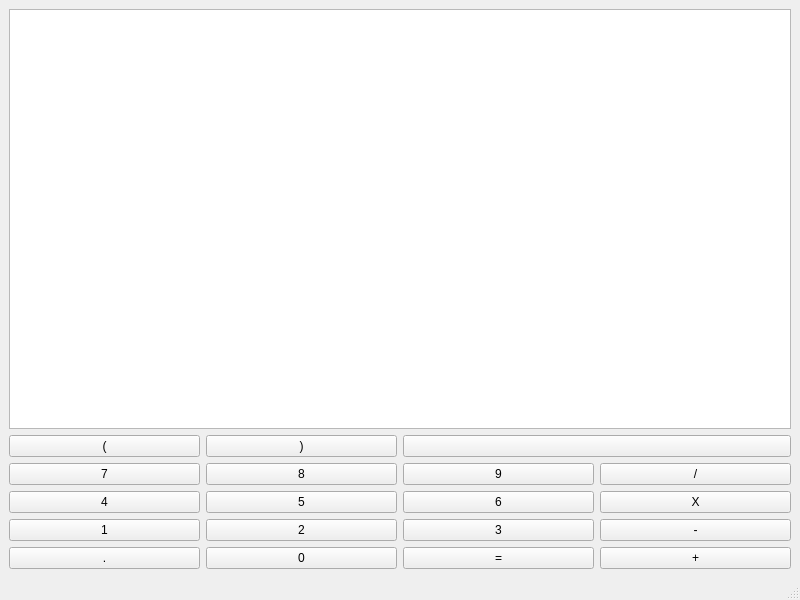
<?xml version="1.0" encoding="UTF-8"?>
<ui version="4.0">
 <class>MainWindow</class>
 <widget class="QMainWindow" name="MainWindow">
  <property name="geometry">
   <rect>
    <x>0</x>
    <y>0</y>
    <width>800</width>
    <height>600</height>
   </rect>
  </property>
  <property name="windowTitle">
   <string>MainWindow</string>
  </property>
  <widget class="QWidget" name="centralwidget">
   <layout class="QVBoxLayout" name="verticalLayout_2">
    <item>
     <layout class="QVBoxLayout" name="verticalLayout">
      <item>
       <widget class="QTextEdit" name="visor"/>
      </item>
      <item>
       <layout class="QGridLayout" name="gridLayout">
        <item row="0" column="0">
         <widget class="QPushButton" name="buttonParentessisLeft">
          <property name="text">
           <string>(</string>
          </property>
         </widget>
        </item>
        <item row="0" column="1">
         <widget class="QPushButton" name="buttonParentessisRight">
          <property name="text">
           <string>)</string>
          </property>
         </widget>
        </item>
        <item row="0" column="2" colspan="2">
         <widget class="QPushButton" name="buttonAC">
          <property name="text">
           <string/>
          </property>
          <property name="icon">
           <iconset resource="resources.qrc">
            <normaloff>:/icons/AC_black.png</normaloff>:/icons/AC_black.png</iconset>
          </property>
         </widget>
        </item>
        <item row="1" column="0">
         <widget class="QPushButton" name="button7">
          <property name="text">
           <string>7</string>
          </property>
         </widget>
        </item>
        <item row="1" column="1">
         <widget class="QPushButton" name="button8">
          <property name="text">
           <string>8</string>
          </property>
         </widget>
        </item>
        <item row="1" column="2">
         <widget class="QPushButton" name="button9">
          <property name="text">
           <string>9</string>
          </property>
         </widget>
        </item>
        <item row="1" column="3">
         <widget class="QPushButton" name="buttonDiv">
          <property name="text">
           <string>/</string>
          </property>
         </widget>
        </item>
        <item row="2" column="0">
         <widget class="QPushButton" name="button4">
          <property name="text">
           <string>4</string>
          </property>
         </widget>
        </item>
        <item row="2" column="1">
         <widget class="QPushButton" name="button5">
          <property name="text">
           <string>5</string>
          </property>
         </widget>
        </item>
        <item row="2" column="2">
         <widget class="QPushButton" name="button6">
          <property name="text">
           <string>6</string>
          </property>
         </widget>
        </item>
        <item row="2" column="3">
         <widget class="QPushButton" name="buttonMult">
          <property name="text">
           <string>X</string>
          </property>
         </widget>
        </item>
        <item row="3" column="0">
         <widget class="QPushButton" name="button1">
          <property name="text">
           <string>1</string>
          </property>
         </widget>
        </item>
        <item row="3" column="1">
         <widget class="QPushButton" name="button2">
          <property name="text">
           <string>2</string>
          </property>
         </widget>
        </item>
        <item row="3" column="2">
         <widget class="QPushButton" name="button3">
          <property name="text">
           <string>3</string>
          </property>
         </widget>
        </item>
        <item row="3" column="3">
         <widget class="QPushButton" name="buttonRest">
          <property name="text">
           <string>-</string>
          </property>
         </widget>
        </item>
        <item row="4" column="0">
         <widget class="QPushButton" name="buttonComa">
          <property name="text">
           <string>.</string>
          </property>
         </widget>
        </item>
        <item row="4" column="1">
         <widget class="QPushButton" name="button0">
          <property name="text">
           <string>0</string>
          </property>
         </widget>
        </item>
        <item row="4" column="2">
         <widget class="QPushButton" name="buttonIgual">
          <property name="text">
           <string>=</string>
          </property>
         </widget>
        </item>
        <item row="4" column="3">
         <widget class="QPushButton" name="buttonSuma">
          <property name="text">
           <string>+</string>
          </property>
         </widget>
        </item>
       </layout>
      </item>
     </layout>
    </item>
   </layout>
  </widget>
  <widget class="QMenuBar" name="menubar">
   <property name="geometry">
    <rect>
     <x>0</x>
     <y>0</y>
     <width>800</width>
     <height>31</height>
    </rect>
   </property>
  </widget>
  <widget class="QStatusBar" name="statusbar"/>
 </widget>
 <resources>
  <include location="resources.qrc"/>
 </resources>
 <connections/>
</ui>
